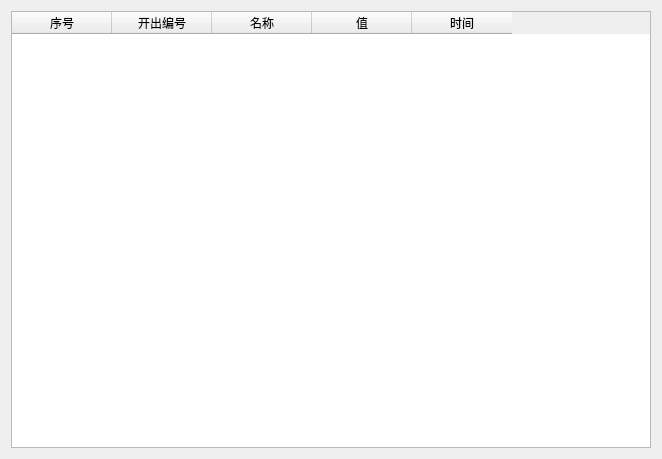
<?xml version="1.0" encoding="UTF-8"?>
<ui version="4.0">
 <class>CDoWidget</class>
 <widget class="QWidget" name="CDoWidget">
  <property name="geometry">
   <rect>
    <x>0</x>
    <y>0</y>
    <width>662</width>
    <height>459</height>
   </rect>
  </property>
  <property name="windowTitle">
   <string>CDoWidget</string>
  </property>
  <layout class="QHBoxLayout" name="horizontalLayout">
   <item>
    <widget class="QTableWidget" name="tableWidget">
     <column>
      <property name="text">
       <string>序号</string>
      </property>
     </column>
     <column>
      <property name="text">
       <string>开出编号</string>
      </property>
     </column>
     <column>
      <property name="text">
       <string>名称</string>
      </property>
     </column>
     <column>
      <property name="text">
       <string>值</string>
      </property>
     </column>
     <column>
      <property name="text">
       <string>时间</string>
      </property>
     </column>
    </widget>
   </item>
  </layout>
 </widget>
 <layoutdefault spacing="6" margin="11"/>
 <resources/>
 <connections/>
</ui>
